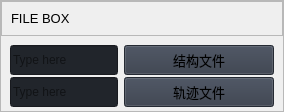
                        <widget class="QFrame" name="row_1">
                         <property name="frameShape">
                          <enum>QFrame::StyledPanel</enum>
                         </property>
                         <property name="frameShadow">
                          <enum>QFrame::Raised</enum>
                         </property>
                         <layout class="QVBoxLayout" name="verticalLayout_16">
                          <property name="spacing">
                           <number>0</number>
                          </property>
                          <property name="leftMargin">
                           <number>0</number>
                          </property>
                          <property name="topMargin">
                           <number>0</number>
                          </property>
                          <property name="rightMargin">
                           <number>0</number>
                          </property>
                          <property name="bottomMargin">
                           <number>0</number>
                          </property>
                          <item>
                           <widget class="QFrame" name="frame_div_content_1">
                            <property name="minimumSize">
                             <size>
                              <width>0</width>
                              <height>110</height>
                             </size>
                            </property>
                            <property name="maximumSize">
                             <size>
                              <width>16777215</width>
                              <height>110</height>
                             </size>
                            </property>
                            <property name="frameShape">
                             <enum>QFrame::NoFrame</enum>
                            </property>
                            <property name="frameShadow">
                             <enum>QFrame::Raised</enum>
                            </property>
                            <layout class="QVBoxLayout" name="verticalLayout_17">
                             <property name="spacing">
                              <number>0</number>
                             </property>
                             <property name="leftMargin">
                              <number>0</number>
                             </property>
                             <property name="topMargin">
                              <number>0</number>
                             </property>
                             <property name="rightMargin">
                              <number>0</number>
                             </property>
                             <property name="bottomMargin">
                              <number>0</number>
                             </property>
                             <item>
                              <widget class="QFrame" name="frame_title_wid_1">
                               <property name="maximumSize">
                                <size>
                                 <width>16777215</width>
                                 <height>35</height>
                                </size>
                               </property>
                               <property name="frameShape">
                                <enum>QFrame::StyledPanel</enum>
                               </property>
                               <property name="frameShadow">
                                <enum>QFrame::Raised</enum>
                               </property>
                               <layout class="QVBoxLayout" name="verticalLayout_18">
                                <item>
                                 <widget class="QLabel" name="labelBoxBlenderInstalation">
                                  <property name="font">
                                   <font>
                                    <family>Segoe UI</family>
                                    <pointsize>10</pointsize>
                                    <weight>50</weight>
                                    <italic>false</italic>
                                    <bold>false</bold>
                                   </font>
                                  </property>
                                  <property name="styleSheet">
                                   <string notr="true"/>
                                  </property>
                                  <property name="text">
                                   <string>FILE BOX</string>
                                  </property>
                                 </widget>
                                </item>
                               </layout>
                              </widget>
                             </item>
                             <item>
                              <widget class="QFrame" name="frame_content_wid_1">
                               <property name="frameShape">
                                <enum>QFrame::NoFrame</enum>
                               </property>
                               <property name="frameShadow">
                                <enum>QFrame::Raised</enum>
                               </property>
                               <layout class="QHBoxLayout" name="horizontalLayout_9">
                                <item>
                                 <layout class="QGridLayout" name="gridLayout">
                                  <property name="bottomMargin">
                                   <number>0</number>
                                  </property>
                                  <item row="0" column="0">
                                   <widget class="QLineEdit" name="lineEdit">
                                    <property name="minimumSize">
                                     <size>
                                      <width>0</width>
                                      <height>30</height>
                                     </size>
                                    </property>
                                    <property name="styleSheet">
                                     <string notr="true">background-color: rgb(33, 37, 43);</string>
                                    </property>
                                    <property name="text">
                                     <string/>
                                    </property>
                                    <property name="placeholderText">
                                     <string>Type here</string>
                                    </property>
                                   </widget>
                                  </item>
                                  <item row="0" column="1">
                                   <widget class="QPushButton" name="pushButton">
                                    <property name="minimumSize">
                                     <size>
                                      <width>150</width>
                                      <height>30</height>
                                     </size>
                                    </property>
                                    <property name="font">
                                     <font>
                                      <family>Segoe UI</family>
                                      <pointsize>10</pointsize>
                                      <weight>50</weight>
                                      <italic>false</italic>
                                      <bold>false</bold>
                                     </font>
                                    </property>
                                    <property name="cursor">
                                     <cursorShape>PointingHandCursor</cursorShape>
                                    </property>
                                    <property name="styleSheet">
                                     <string notr="true">background-color: rgb(52, 59, 72);</string>
                                    </property>
                                    <property name="text">
                                     <string>结构文件</string>
                                    </property>
                                    <property name="icon">
                                     <iconset resource="resources.qrc">
                                      <normaloff>:/icons/images/icons/cil-folder-open.png</normaloff>:/icons/images/icons/cil-folder-open.png</iconset>
                                    </property>
                                   </widget>
                                  </item>
                                  <item row="1" column="1">
                                   <widget class="QPushButton" name="pushButton_5">
                                    <property name="minimumSize">
                                     <size>
                                      <width>150</width>
                                      <height>30</height>
                                     </size>
                                    </property>
                                    <property name="font">
                                     <font>
                                      <family>Segoe UI</family>
                                      <pointsize>10</pointsize>
                                      <weight>50</weight>
                                      <italic>false</italic>
                                      <bold>false</bold>
                                     </font>
                                    </property>
                                    <property name="cursor">
                                     <cursorShape>PointingHandCursor</cursorShape>
                                    </property>
                                    <property name="styleSheet">
                                     <string notr="true">background-color: rgb(52, 59, 72);</string>
                                    </property>
                                    <property name="text">
                                     <string>轨迹文件</string>
                                    </property>
                                    <property name="icon">
                                     <iconset resource="resources.qrc">
                                      <normaloff>:/icons/images/icons/cil-folder-open.png</normaloff>:/icons/images/icons/cil-folder-open.png</iconset>
                                    </property>
                                   </widget>
                                  </item>
                                  <item row="1" column="0">
                                   <widget class="QLineEdit" name="lineEdit_3">
                                    <property name="minimumSize">
                                     <size>
                                      <width>0</width>
                                      <height>30</height>
                                     </size>
                                    </property>
                                    <property name="styleSheet">
                                     <string notr="true">background-color: rgb(33, 37, 43);</string>
                                    </property>
                                    <property name="text">
                                     <string/>
                                    </property>
                                    <property name="placeholderText">
                                     <string>Type here</string>
                                    </property>
                                   </widget>
                                  </item>
                                 </layout>
                                </item>
                               </layout>
                              </widget>
                             </item>
                            </layout>
                           </widget>
                          </item>
                         </layout>
                        </widget>
